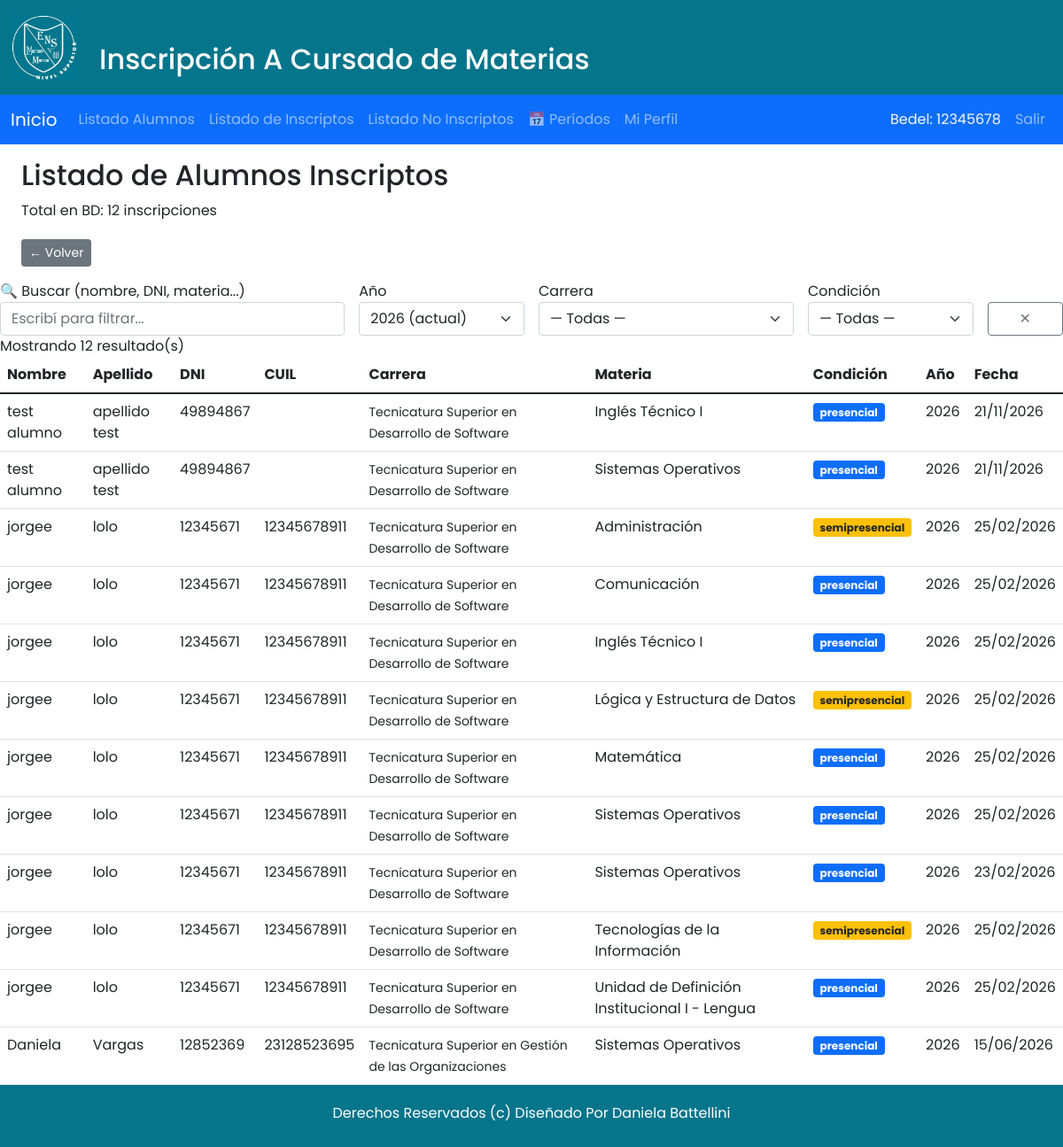
The page /listado_InscriptosA.php (signed in) on the database its author committed.
### tables this page shows
CREATE TABLE `inscripciones` (
  `id` int(11) NOT NULL,
  `alumno_id` int(11) NOT NULL,
  `materia` varchar(255) NOT NULL,
  `condicion_cursado` enum('presencial','semipresencial','libre') NOT NULL,
  `fecha_inscripcion` timestamp NOT NULL DEFAULT current_timestamp(),
  `correo_electronico` varchar(255) DEFAULT NULL,
  `materia_id` int(11) DEFAULT NULL,
  `anio_lectivo` year(4) NOT NULL DEFAULT year(curdate()),
  `codigo_qr` varchar(255) DEFAULT NULL
);

CREATE TABLE `alumnos` (
  `id` int(11) NOT NULL,
  `nombre` varchar(45) NOT NULL,
  `apellido` varchar(45) NOT NULL,
  `dni` varchar(8) DEFAULT NULL,
  `cuil` varchar(11) DEFAULT NULL,
  `carrera` varchar(150) DEFAULT NULL,
  `Usuario_idUsuario` int(11) NOT NULL
);

### listado_InscriptosA.php (the view, shortened to what this page needs)
<?php
$host = "localhost"; $user = "root"; $pass = ""; $db = "inscripcioncursado";
$conex = new mysqli($host, $user, $pass, $db);
$conex->set_charset("utf8mb4");
$conex->query("SET NAMES 'utf8mb4'");
$sql = "SELECT
            a.id AS idalumno,
            a.nombre,
            a.apellido,
            a.dni,
            a.cuil,
            a.carrera,
            i.materia,
            i.condicion_cursado,
            i.fecha_inscripcion,
            YEAR(i.fecha_inscripcion) AS anio
        FROM alumnos a
        INNER JOIN inscripciones i ON a.id = i.alumno_id
        ORDER BY YEAR(i.fecha_inscripcion) DESC, a.apellido, a.nombre, i.materia";
$result = $conex->query($sql);
$filas = [];
$anios_set      = [];
$anioActual     = (int)date('Y');
if ($result && $result->num_rows > 0) {
    while ($f = $result->fetch_assoc()) {
        $filas[] = $f;
        if (!empty($f['anio']))                  $anios_set[$f['anio']] = true;
    }
}
krsort($anios_set);
?>
<?php
include('primero.php');
include('header_pagina.php');
?>
<section class="pagina flex-grow-1">
<div class="container-fluid px-4 py-3">
    <div>
        <h2>Listado de Alumnos Inscriptos</h2>
        <p class="subtitulo">Total en BD: <?= count($filas) ?> inscripciones</p>
    </div>
    <a href="inicio_bedelia.php" class="btn btn-secondary btn-sm mt-1">← Volver</a>
</div>
<div class="filtros-card">
    <div class="row g-3 align-items-end">
        <div class="col-12 col-md-4">
            <label for="inputBuscar">🔍 Buscar (nombre, DNI, materia...)</label>
            <input type="text" id="inputBuscar" class="form-control" placeholder="Escribí para filtrar...">
        </div>
        <div class="col-12 col-md-2">
            <label for="filtroAnio">Año</label>
            <select id="filtroAnio" class="form-select">
                <?php foreach (array_keys($anios_set) as $a): ?>
                    <option value="<?= $a ?>" <?= $a == $anioActual ? 'selected' : '' ?>>
                        <?= $a ?><?= $a == $anioActual ? ' (actual)' : '' ?>
                    </option>
                <?php endforeach; ?>
            </select>
        </div>
        <div class="col-12 col-md-3">
            <label for="filtroCarrera">Carrera</label>
            <select id="filtroCarrera" class="form-select">
                <option value="">— Todas —</option>
            </select>
        </div>
        <div class="col-12 col-md-2">
            <label for="filtroCondicion">Condición</label>
            <select id="filtroCondicion" class="form-select">
                <option value="">— Todas —</option>
            </select>
        </div>
        <div class="col-12 col-md-1">
            <label>&nbsp;</label>
            <button id="btnLimpiar" class="btn btn-outline-secondary w-100">✕</button>
        </div>
    </div>
</div>
<div id="contadorResultados">Mostrando <?= count($filas) ?> resultado(s)</div>
<div class="table-container">
    <table class="table table-hover mb-0" id="tablaInscriptos">
        <thead>
            <tr>
                <th>Nombre</th>
                <th>Apellido</th>
                <th>DNI</th>
                <th>CUIL</th>
                <th>Carrera</th>
                <th>Materia</th>
                <th>Condición</th>
                <th>Año</th>
                <th>Fecha</th>
            </tr>
        </thead>
        <tbody>
            <?php if (empty($filas)): ?>
                <tr><td colspan="9" class="text-center py-4 text-muted">No hay inscripciones registradas.</td></tr>
            <?php else: foreach ($filas as $f): ?>
                <tr
                    data-nombre="<?= mb_strtolower(htmlspecialchars($f['nombre'])) ?>"
                    data-apellido="<?= mb_strtolower(htmlspecialchars($f['apellido'])) ?>"
                    data-dni="<?= htmlspecialchars($f['dni']) ?>"
                    data-cuil="<?= htmlspecialchars($f['cuil']) ?>"
                    data-carrera="<?= htmlspecialchars($f['carrera']) ?>"
                    data-materia="<?= mb_strtolower(htmlspecialchars($f['materia'])) ?>"
                    data-condicion="<?= mb_strtolower(htmlspecialchars($f['condicion_cursado'])) ?>"
                    data-anio="<?= $f['anio'] ?>"
                >
                    <td><?= htmlspecialchars($f['nombre']) ?></td>
                    <td><?= htmlspecialchars($f['apellido']) ?></td>
                    <td><?= htmlspecialchars($f['dni']) ?></td>
                    <td><?= htmlspecialchars($f['cuil']) ?></td>
                    <td><small><?= htmlspecialchars($f['carrera']) ?></small></td>
                    <td><?= htmlspecialchars($f['materia']) ?></td>
                    <td>
                        <?php
                        $cond = strtolower($f['condicion_cursado']);
                        $bg = match($cond) {
                            'presencial'    => 'bg-primary',
                            'semipresencial'=> 'bg-warning text-dark',
                            'libre'         => 'bg-secondary',
                            default         => 'bg-light text-dark border'
                        };
                        ?>
                        <span class="badge badge-condicion <?= $bg ?>"><?= htmlspecialchars($f['condicion_cursado']) ?></span>
                    </td>
                    <td><?= $f['anio'] ?></td>
                    <td><?= date('d/m/Y', strtotime($f['fecha_inscripcion'])) ?></td>
                </tr>
            <?php endforeach; endif; ?>
        </tbody>
    </table>
</div>
</section>
<?php include('footer.php'); ?>

### primero.php (shortened to what this page needs)
<!DOCTYPE html>
<html lang="es">
<head>
    <link rel="stylesheet" href="./bootstrap/css/bootstrap.min.css">
    <link rel="stylesheet" href="./css/estilos.css">
</head>
<body>

### header_pagina.php (shortened to what this page needs)
<header>
    <div class="container-fluid">
        <div class="row encabezado">
            <div class="col-1 mt-3 mb-3">
                <a href="#">
                    <img class="logo_escuela" src="imagenes/logo.jpg" alt="logo" id="img1">
                </a>
            </div>
            <div class="col-11">
                <h2 class="mt-5">Inscripción A Cursado de Materias</h2>
            </div>
        </div>
    </div>
    <nav class="navbar navbar-expand-md navbar-dark bg-primary">
        <div class="container-fluid">
            <div class="collapse navbar-collapse" id="navbarNav">
                <?php
                if (!isset($_SESSION["dnialu"]) && !isset($_SESSION["dnibedel"])) {
                ?>
                    <a class="navbar-brand" href="index.php">Inicio</a>
                    <ul class="navbar-nav">
                        <li class="nav-item">
                            <a class="nav-link" href="https://ens40-sfe.infd.edu.ar/sitio/">Institucional</a>
                        </li>
                        <li class="nav-item">
                            <a class="nav-link" href="https://escuela40.net/">Sist_Alumnos</a>
                        </li>
                        <li class="nav-item">
                            <a class="nav-link" href="https://www.instagram.com/stories/ens40_nivelsuperior/sitio/">Novedades</a>
                        </li>
                    </ul>
                <?php
                } else {
                    if (isset($_SESSION["dnialu"])) {
                ?>
                        <a class="navbar-brand" href="inicio_alumno.php">Inicio</a>
                        <ul class="navbar-nav">
                            <li class="nav-item">
                                <a class="nav-link" href="mis_inscripciones.php">Mis Inscripciones</a>
                            </li>
                            <li class="nav-item">
                                <a class="nav-link" href="perfil.php">Mi Perfil</a>
                            </li>
                        </ul>
                        <ul class="navbar-nav ms-auto">
                            <li class="nav-item">
                                <span class="nav-link text-light">
                                    <?php echo "Alumno: " . $_SESSION["dnialu"]; ?>
                                </span>
                            </li>
                            <li class="nav-item">
                                <a class="nav-link" href="salir.php">Salir</a>
                            </li>
                        </ul>
                <?php
                    } else {
                ?>
                        <a class="navbar-brand" href="inicio_bedelia.php">Inicio</a>
                        <ul class="navbar-nav">
                            <li class="nav-item">
                                <a class="nav-link" href="listado_alumno.php">Listado Alumnos</a>
                            </li>
                            <li class="nav-item">
                                <a class="nav-link" href="listado_InscriptosA.php">Listado de Inscriptos</a>
                            </li>
                            <li class="nav-item">
                                <a class="nav-link" href="listado_NoInscripMat.php">Listado No Inscriptos</a>
                            </li>
                            <li class="nav-item">
                                <a class="nav-link" href="periodos.php">📅 Períodos</a>
                            </li>
                            <li class="nav-item">
                                <a class="nav-link" href="perfil_bedel.php">Mi Perfil</a>
                            </li>
                        </ul>
                        <ul class="navbar-nav ms-auto">
                            <li class="nav-item">
                                <span class="nav-link text-light">
                                    <?php echo "Bedel: " . $_SESSION["dnibedel"]; ?>
                                </span>
                            </li>
                            <li class="nav-item">
                                <a class="nav-link" href="salir.php">Salir</a>
                            </li>
                        </ul>
                <?php
                    }
                }
                ?>
            </div>
        </div>
    </nav>
</header>

### footer.php
<footer class="piedepagina">
<div>
      <p>Derechos Reservados (c) Diseñado Por Daniela Battellini</p>
</div>
</footer>

### css/estilos.css (style rules this page uses)
*::after, *::before, * { margin: 0; padding: 0; box-sizing: border-box; }
html { font-size: 62.5%; }
body { font-family: "Poppins", sans-serif; font-size: 1em; }
img { width: 100%; }
html { height: 100%; font-family: "Poppins", sans-serif; font-size: 1em; }
body { display: flex; flex-direction: column; min-height: 100vh; }
.logo_escuela { width: 100%; height: auto; }
.encabezado { background-color: #05758b; color: #ffffff; }
.piedepagina { background-color: #05758b; color: #ffffff; padding: 20px 0 10px 0; margin-top: auto; flex-shrink: 0; width: 100%; text-align: center; }

### rows shown on the page
inscripciones: alumno.nombre "test alumno", alumno.apellido "apellido test", alumno.dni "49894867", alumno.carrera "Tecnicatura Superior en Desarrollo de Software", materia "Inglés Técnico I", condicion_cursado "presencial", anio "2026", fecha_inscripcion "21/11/2026"
inscripciones: alumno.nombre "test alumno", alumno.apellido "apellido test", alumno.dni "49894867", alumno.carrera "Tecnicatura Superior en Desarrollo de Software", materia "Sistemas Operativos", condicion_cursado "presencial", anio "2026", fecha_inscripcion "21/11/2026"
inscripciones: alumno.nombre "jorgee", alumno.apellido "lolo", alumno.dni "12345671", alumno.cuil "12345678911", alumno.carrera "Tecnicatura Superior en Desarrollo de Software", materia "Administración", condicion_cursado "semipresencial", anio "2026", fecha_inscripcion "25/02/2026"
inscripciones: alumno.nombre "jorgee", alumno.apellido "lolo", alumno.dni "12345671", alumno.cuil "12345678911", alumno.carrera "Tecnicatura Superior en Desarrollo de Software", materia "Comunicación", condicion_cursado "presencial", anio "2026", fecha_inscripcion "25/02/2026"
inscripciones: alumno.nombre "jorgee", alumno.apellido "lolo", alumno.dni "12345671", alumno.cuil "12345678911", alumno.carrera "Tecnicatura Superior en Desarrollo de Software", materia "Inglés Técnico I", condicion_cursado "presencial", anio "2026", fecha_inscripcion "25/02/2026"
inscripciones: alumno.nombre "jorgee", alumno.apellido "lolo", alumno.dni "12345671", alumno.cuil "12345678911", alumno.carrera "Tecnicatura Superior en Desarrollo de Software", materia "Lógica y Estructura de Datos", condicion_cursado "semipresencial", anio "2026", fecha_inscripcion "25/02/2026"
inscripciones: alumno.nombre "jorgee", alumno.apellido "lolo", alumno.dni "12345671", alumno.cuil "12345678911", alumno.carrera "Tecnicatura Superior en Desarrollo de Software", materia "Matemática", condicion_cursado "presencial", anio "2026", fecha_inscripcion "25/02/2026"
inscripciones: alumno.nombre "jorgee", alumno.apellido "lolo", alumno.dni "12345671", alumno.cuil "12345678911", alumno.carrera "Tecnicatura Superior en Desarrollo de Software", materia "Sistemas Operativos", condicion_cursado "presencial", anio "2026", fecha_inscripcion "25/02/2026"
inscripciones: alumno.nombre "jorgee", alumno.apellido "lolo", alumno.dni "12345671", alumno.cuil "12345678911", alumno.carrera "Tecnicatura Superior en Desarrollo de Software", materia "Sistemas Operativos", condicion_cursado "presencial", anio "2026", fecha_inscripcion "23/02/2026"
inscripciones: alumno.nombre "jorgee", alumno.apellido "lolo", alumno.dni "12345671", alumno.cuil "12345678911", alumno.carrera "Tecnicatura Superior en Desarrollo de Software", materia "Tecnologías de la Información", condicion_cursado "semipresencial", anio "2026", fecha_inscripcion "25/02/2026"
inscripciones: alumno.nombre "jorgee", alumno.apellido "lolo", alumno.dni "12345671", alumno.cuil "12345678911", alumno.carrera "Tecnicatura Superior en Desarrollo de Software", materia "Unidad de Definición Institucional I - Lengua", condicion_cursado "presencial", anio "2026", fecha_inscripcion "25/02/2026"
inscripciones: alumno.nombre "Daniela", alumno.apellido "Vargas", alumno.dni "12852369", alumno.cuil "23128523695", alumno.carrera "Tecnicatura Superior en Gestión de las Organizaciones", materia "Sistemas Operativos", condicion_cursado "presencial", anio "2026", fecha_inscripcion "15/06/2026"

### other values the page prints
$_SESSION["dnibedel"] "12345678"
count($filas) "12"
form field value "2026 (actual)"
